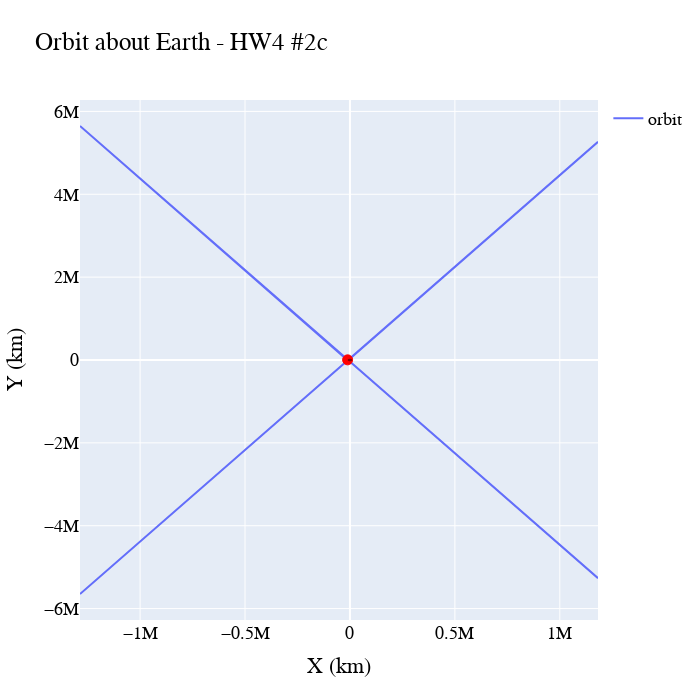

The cell this chart's notebook holds for it:
### Code cell
fig = go.Figure()

fig.add_trace(go.Scatter(x=r_e_list, y=r_p_list,
                    mode='lines',
                    name='orbit'))
#(-11137.083963748784, 3447.2050264734216)
fig.add_trace(
    go.Scatter(
        mode='markers',
        x=[-11137.083963748784],
        y=[3447.2050264734216],
        marker=dict(
            color='red',
            size=10,
            line=dict(
                color='red',
                width=1
            )
        ),
        showlegend=False
    )
)

fig.update_layout(
    title="Orbit about Earth - HW4 #2c",
    xaxis_title="X (km)",
    yaxis_title="Y (km)",
    font=dict(
        family="Arial",
        size=18,
        color="#000000"
    )
)

fig.update_layout(
    autosize=False,
    width=700,
    height=700,
    shapes=[
        # filled circle
        dict(
            type="circle",
            xref="x",
            yref="y",
            fillcolor="darkorange",
            x0=-6378,
            y0=-6378,
            x1=6378,
            y1=6378,
            line_color="darkred",
        ),
    ]
)

fig.show()

### Figure 1 — Plotly figure (JSON) as saved in the notebook; plotly's stock layout.template omitted (floating-point values rounded to 4 significant figures; data arrays with more than 128 entries replaced by an {"elided": "..."} marker saying what was removed)
{"data": [{"mode": "lines", "name": "orbit", "type": "scatter", "x": {"elided": "2000 float values"}, "y": {"elided": "2000 float values"}}, {"marker": {"color": "red", "line": {"color": "red", "width": 1}, "size": 10}, "mode": "markers", "showlegend": false, "type": "scatter", "x": [-11140.0], "y": [3447.0]}], "layout": {"autosize": false, "font": {"color": "#000000", "family": "Arial", "size": 18}, "height": 700, "shapes": [{"fillcolor": "darkorange", "line": {"color": "darkred"}, "type": "circle", "x0": -6378, "x1": 6378, "xref": "x", "y0": -6378, "y1": 6378, "yref": "y"}], "title": {"text": "Orbit about Earth - HW4 #2c"}, "width": 700, "xaxis": {"title": {"text": "X (km)"}}, "yaxis": {"title": {"text": "Y (km)"}}}}
